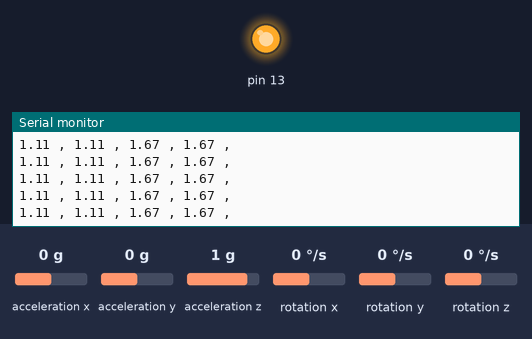
The sketch below on a simulated Arduino Uno, built with avr-gcc and run on an emulated ATmega328P. Shown: output pins drawn as LEDs (lit = HIGH), the last lines printed to the serial monitor. Wiring (inferred from the names in the program): MPU-6050 motion sensor at I2C address 0x68. The inputs (shaded band) are chosen by the test bench; at power-on: acceleration y 0 g, acceleration x 0 g, rotation x 0 °/s, rotation y 0 °/s, acceleration z 1 g, rotation z 0 °/s.

Above: at 10.6 s.
10.7 s: acceleration y set to 0.8 g
At 11.2 s:
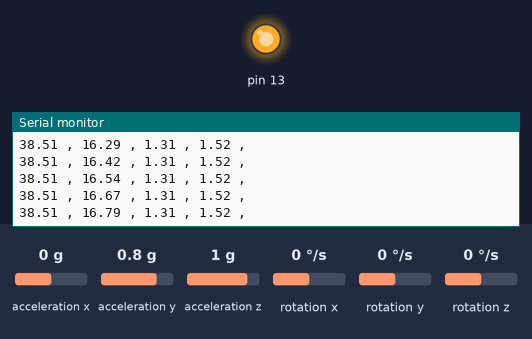
13.7 s: acceleration x set to -1.4 g
At 14.2 s:
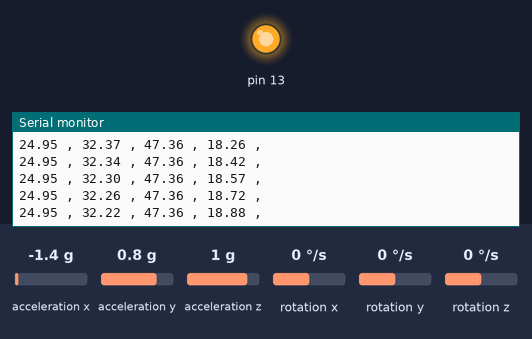
16.7 s: rotation x set to 192 °/s
At 17.8 s:
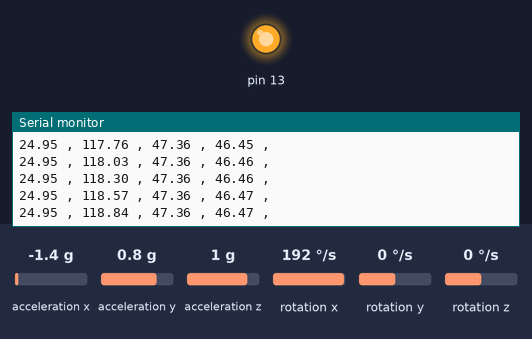
19.7 s: rotation y set to -100 °/s
At 20.2 s:
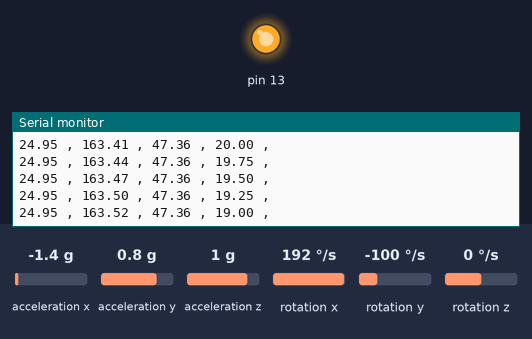
Timing chart, 0 to 22.7 s (numbered marks = the images above; inputs shaded):
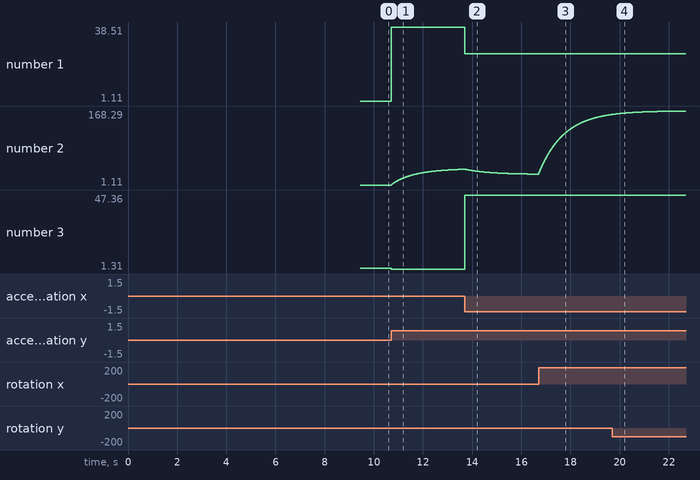

Measured:
- after the input at 10.7 s, the serial monitor: prints a new line at once (image 1)
- plotted number 1: 1.11 → 38.51 after the input at 10.7 s
- plotted number 2: 1.11 → 36.7 after the input at 10.7 s
- plotted number 3: 1.67 → 1.31 after the input at 10.7 s

The sketch:

kalman1d_mpu6050_test.ino
```cpp
#include <Wire.h>

uint32_t loopTimer;

int calibNum;
float yawRate, pitchRate, rollRate;
float yawRateOffset, pitchRateOffset, rollRateOffset;
float accX, accY, accZ;
float rollAngle, pitchAngle;

float kalmanRollAngle = 0, kalmanUncertaintyRollAngle = 2 * 2;
float kalmanPitchAngle = 0, kalmanUncertaintyPitchAngle = 2 * 2;
float kalman1DOutput[] = { 0, 0 };  // {kalmanAngle prediction, Uncertainty of kalmanAngle prediction}

void setup() {
  Serial.begin(115200);
  pinMode(13, OUTPUT);
  digitalWrite(13, HIGH);

  Wire.setClock(400000);         // Set I2C frequency to 400kHz
  Wire.begin();                  // Initialize I2C communication as Master
  delay(500);                    // Wait for the IMU to power up
  Wire.beginTransmission(0x68);  // Start communication with MPU6050(I2C address 0x68)
  Wire.write(0x6B);              // Request access to MPU6050_PWR_MGMT_1 register(0x6B)
  Wire.write(0x00);              // Set the register bits as 00000000 to reset the IMU
  Wire.endTransmission();        // End the transmission

  for (calibNum = 0; calibNum < 2000; calibNum++) {  // Calibrate the IMU by reading the gyro data 2000 times
    readIMU();                                       // Read the gyro data
    yawRateOffset += yawRate;                        // Add the yaw rate to yawRateOffset
    pitchRateOffset += pitchRate;                    // Add the pitch rate to pitchRateOffset
    rollRateOffset += rollRate;                      // Add the roll rate to rollRateOffset
    delay(1);                                        // Add a 1ms delay to avoid overloading the IMU
  }
  yawRateOffset /= 2000;    // Divide the yawRateOffset by 2000 to get the average of yawRateOffset
  pitchRateOffset /= 2000;  // Divide the pitchRateOffset by 2000 to get the average of pitchRateOffset
  rollRateOffset /= 2000;   // Divide the rollRateOffset by 2000 to get the average of rollRateOffset

  loopTimer = micros();
}

void loop() {
  readIMU();                     // Read the IMU Accel & Gyro data and update Angles & Rotation rates
  yawRate -= yawRateOffset;      // Subtract the yawRateOffset from yawRate
  pitchRate -= pitchRateOffset;  // Subtract the pitchRateOffset from pitchRate
  rollRate -= rollRateOffset;    // Subtract the rollRateOffset from rollRate

  kalman1D(kalmanRollAngle, kalmanUncertaintyRollAngle, rollRate, rollAngle);      // Calculate the roll angle using kalman filter
  kalmanRollAngle = kalman1DOutput[0];                                             // Set the kalmanRollAngle to kalman1DOutput[0]
  kalmanUncertaintyRollAngle = kalman1DOutput[1];                                  // Set the uncertainty of kalmanRollAngle to kalman1DOutput[1]
  kalman1D(kalmanPitchAngle, kalmanUncertaintyPitchAngle, pitchRate, pitchAngle);  // Calculate the pitch angle using kalman filter
  kalmanPitchAngle = kalman1DOutput[0];                                            // Set the kalmanPitchAngle to kalman1DOutput[0]
  kalmanUncertaintyPitchAngle = kalman1DOutput[1];                                 // Set the uncertainty of kalmanPitchAngle to kalman1DOutput[1]

  // Serial.print("Yaw Rate [°/s]: ");
  // Serial.print(yawRate);
  // Serial.print(",");
  // Serial.print("Pitch Rate [°/s]: ");
  // Serial.print(pitchRate);
  // Serial.print(",");
  // Serial.print("Roll Rate [°/s]: ");
  // Serial.print(rollRate);
  // Serial.print(",");
  // Serial.print("Accel X[g]: ");
  // Serial.print(accX);
  // Serial.print(",");
  // Serial.print("Accel Y[g]: ");
  // Serial.print(accY);
  // Serial.print(",");
  // Serial.print("Accel Z[g]: ");
  // Serial.print(accZ);
  // Serial.print(",");
  // Serial.print("Roll Angle [°]: ");
  // Serial.print(rollAngle);
  // Serial.print(",");
  // Serial.print("Pitch Angle [°]: ");
  // Serial.print(pitchAngle);
  // Serial.print(",");
  // Serial.print("Pressure [kPa]: ");
  // Serial.print(press);
  // Serial.print(",");
  // Serial.println();

  // Serial.print("Roll Angle [°]: ");
  Serial.print(rollAngle);
  Serial.print(" , ");
  // Serial.print("Kalman Roll Angle [°]: ");
  Serial.print(kalmanRollAngle);
  Serial.print(" , ");
  // Serial.print("Pitch Angle [°]: ");
  Serial.print(pitchAngle);
  Serial.print(" , ");
  // Serial.print("Kalman Pitch Angle [°]: ");
  Serial.print(kalmanPitchAngle);
  Serial.print(" , ");
  Serial.println();

  // Serial.print("Accel X[g]: ");
  // Serial.print(accX);
  // Serial.print("     ,     ");
  // Serial.print("Accel Y[g]: ");
  // Serial.print(accY);
  // Serial.print("     ,     ");
  // Serial.print("Accel Z[g]: ");
  // Serial.print(accZ);
  // Serial.print("     ,     ");
  // Serial.println();

  while (micros() - loopTimer < 4000)
    ;  // Wait for 4ms* loop time
  loopTimer = micros();
}

void readIMU() {
  Wire.beginTransmission(0x68);  // Start communication with MPU6050(I2C address 0x68)
  Wire.write(0x1A);              // Request access to Gyro configuration register(0x1A)
  Wire.write(0x05);              // Set LPF with 10Hz bandwidth & 1KHz sample rate for Gyro & Accel
  Wire.endTransmission();        // End the transmission

  Wire.beginTransmission(0x68);  // Start communication with MPU6050(I2C address 0x68)
  Wire.write(0x1C);              // Request access to Accel configuration register(0x1C)
  Wire.write(0x10);              // Set sensitivity 4096LSB/g & full scale range +-8g
  Wire.endTransmission();        // End the transmission

  Wire.beginTransmission(0x68);                      // Start communication with MPU6050(I2C address 0x68)
  Wire.write(0x3B);                                  // Request access to ACCEL_XOUT data register(0x3B)
  Wire.endTransmission();                            // End the transmission
  Wire.requestFrom(0x68, 6);                         // Request 6 bytes of data from MPU6050
  int16_t accXLSB = Wire.read() << 8 | Wire.read();  // Read first 2 bytes of data (ACCEL_XOUT[15:8] & ACCEL_XOUT[7:0])
  int16_t accYLSB = Wire.read() << 8 | Wire.read();  // Read next 2 bytes of data (ACCEL_YOUT[15:8] & ACCEL_YOUT[7:0])
  int16_t accZLSB = Wire.read() << 8 | Wire.read();  // Read next 2 bytes of data (ACCEL_ZOUT[15:8] & ACCEL_ZOUT[7:0])

  Wire.beginTransmission(0x68);  // Start communication with MPU6050(I2C address 0x68)
  Wire.write(0x1B);              // Request access to Gyro configuration register(0x1B)
  Wire.write(0x08);              // Set sensitivity 65.5LSB/(deg/s) & full scale range +-500deg/s
  Wire.endTransmission();        // End the transmission

  Wire.beginTransmission(0x68);                    // Start communication with MPU6050(I2C address 0x68)
  Wire.write(0x43);                                // Request access to GYRO_XOUT data register(0x43)
  Wire.endTransmission();                          // End the transmission
  Wire.requestFrom(0x68, 6);                       // Request 6 bytes of data from MPU6050
  int16_t gyroX = Wire.read() << 8 | Wire.read();  // Read first 2 bytes of data (GYRO_XOUT[15:8] & GYRO_XOUT[7:0])
  int16_t gyroY = Wire.read() << 8 | Wire.read();  // Read next 2 bytes of data (GYRO_YOUT[15:8] & GYRO_YOUT[7:0])
  int16_t gyroZ = Wire.read() << 8 | Wire.read();  // Read next 2 bytes of data (GYRO_ZOUT[15:8] & GYRO_ZOUT[7:0])

  yawRate = (float)gyroZ / 65.5;    // Convert the gyro raw data into deg/s
  pitchRate = (float)gyroY / 65.5;  // Convert the gyro raw data into deg/s
  rollRate = (float)gyroX / 65.5;   // Convert the gyro raw data into deg/s

  accX = (float)accXLSB / 4096 - 0.03;                                         // *(float)accXLSB / 4096 + biasX;                      // Convert the accel raw data into g
  accY = (float)accYLSB / 4096 + 0.02;                                         // *(float)accYLSB / 4096 + biasY;                      // Convert the accel raw data into g
  accZ = (float)accZLSB / 4096 + 0.03;                                         // *(float)accZLSB / 4096 + biasZ;                      // Convert the accel raw data into g
  rollAngle = atan(accY / sqrt(accX * accX + accZ * accZ)) * (180 / 3.142);    // Calculate the roll angle
  pitchAngle = -atan(accX / sqrt(accY * accY + accZ * accZ)) * (180 / 3.142);  // Calculate the pitch angle
}

void kalman1D(float kalmanState, float kalmanUncertainty, float kalmanInput, float kalmanMeasurement) {
  float gyroAngleRateStd = 0.02;  // [°/s]
  float accAngleStd = 0.015;       // [°]
  // float gyroAngleRateStd = 1e-8;
  // float accAngleStd = 0.00962361;
  kalmanState = kalmanState + 0.004 * kalmanInput;                                                 // Predict the current state of the system
  kalmanUncertainty = kalmanUncertainty + 0.004 * 0.004 * gyroAngleRateStd * gyroAngleRateStd;     // Calculate the uncertainty of the predicted state
  float kalmanGain = kalmanUncertainty * 1 / (1 * kalmanUncertainty + accAngleStd * accAngleStd);  // Calculate the kalmanGain from the uncertainties on the predictions and measurements
  kalmanState = kalmanState + kalmanGain * (kalmanMeasurement - kalmanState);                      // Update the predicted state of the system with the measurement of the state through the kalman gain
  kalmanUncertainty = (1 - kalmanGain) * kalmanUncertainty;                                        // Update the uncertainty of the predicted state
  kalman1DOutput[0] = kalmanState;                                                                 // Set the kalmanAngle prediction to kalman1DOutput[0]
  kalman1DOutput[1] = kalmanUncertainty;                                                           // Set the uncertainty of kalmanAngle prediction to kalman1DOutput[1]
}
```
